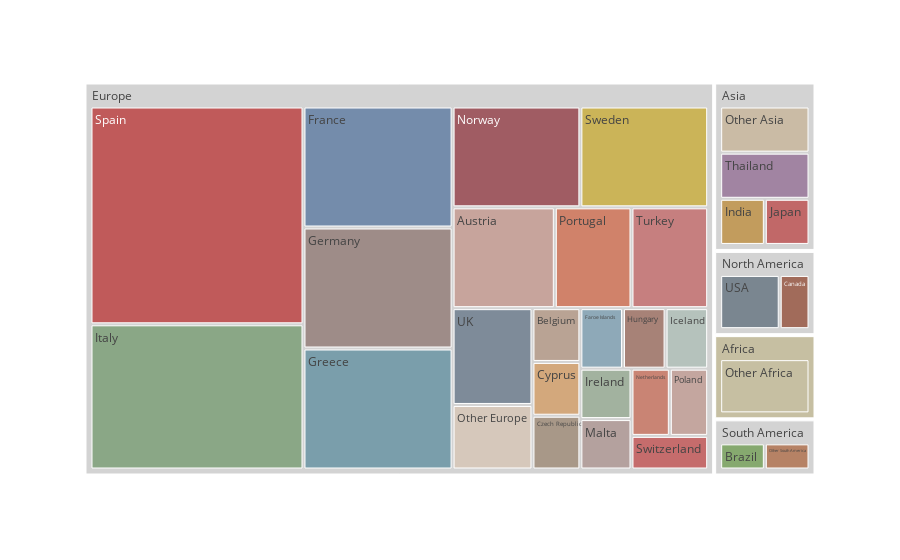

Write notebook code for a chart like this one.
### Code cell
import plotly.express as px

fig = px.treemap(
    data, 
    path=['Continent', 'Country'], 
    values='2023',
    color='Country',
    color_discrete_map=color_discrete_map
)

ids = fig.data[0]['ids']
labels = fig.data[0]['labels']
country_to_value = dict(zip(data['Country'], data['2023']))

# Construct hovertemplate per tile
hovertemplate = []
for label, id_ in zip(labels, ids):
    if '/' in id_:  # country node
        val = country_to_value.get(label, "")
        hovertemplate.append(f"<b>{label}</b><br>Proportion of total vacations: {val}%<extra></extra>")
    else:  # continent or root node
        hovertemplate.append(None)  # disables hover

fig.update_traces(
    hovertemplate=hovertemplate,
)

fig.write_html("../assets_own/destinations_treemap.html")
fig.show()

### MISSING TITLE

### Figure 1 — Plotly figure (JSON) as saved in the notebook; plotly's stock layout.template omitted (floating-point values rounded to 4 significant figures)
{"data": [{"branchvalues": "total", "customdata": [["(?)"], ["(?)"], ["(?)"], ["(?)"], ["Austria"], ["Belgium"], ["Brazil"], ["Canada"], ["Cyprus"], ["Czech Republic"], ["Faroe Islands"], ["France"], ["Germany"], ["Greece"], ["Hungary"], ["Iceland"], ["India"], ["Ireland"], ["Italy"], ["Japan"], ["Malta"], ["Netherlands"], ["Norway"], ["Other Africa"], ["Other Africa"], ["Other Asia"], ["Other Europe"], ["Other South America"], ["Poland"], ["Portugal"], ["Spain"], ["Sweden"], ["Switzerland"], ["Thailand"], ["Turkey"], ["UK"], ["USA"]], "domain": {"x": [0, 1], "y": [0, 1]}, "hovertemplate": [null, null, null, null, "<b>Austria</b><br>Proportion of total vacations: 4%<extra></extra>", "<b>Belgium</b><br>Proportion of total vacations: 1%<extra></extra>", "<b>Brazil</b><br>Proportion of total vacations: 1%<extra></extra>", "<b>Canada</b><br>Proportion of total vacations: 1%<extra></extra>", "<b>Cyprus</b><br>Proportion of total vacations: 1%<extra></extra>", "<b>Czech Republic</b><br>Proportion of total vacations: 1%<extra></extra>", "<b>Faroe Islands</b><br>Proportion of total vacations: 1%<extra></extra>", "<b>France</b><br>Proportion of total vacations: 7%<extra></extra>", "<b>Germany</b><br>Proportion of total vacations: 7%<extra></extra>", "<b>Greece</b><br>Proportion of total vacations: 7%<extra></extra>", "<b>Hungary</b><br>Proportion of total vacations: 1%<extra></extra>", "<b>Iceland</b><br>Proportion of total vacations: 1%<extra></extra>", "<b>India</b><br>Proportion of total vacations: 1%<extra></extra>", "<b>Ireland</b><br>Proportion of total vacations: 1%<extra></extra>", "<b>Italy</b><br>Proportion of total vacations: 12%<extra></extra>", "<b>Japan</b><br>Proportion of total vacations: 1%<extra></extra>", "<b>Malta</b><br>Proportion of total vacations: 1%<extra></extra>", "<b>Netherlands</b><br>Proportion of total vacations: 1%<extra></extra>", "<b>Norway</b><br>Proportion of total vacations: 5%<extra></extra>", null, "<b>Other Africa</b><br>Proportion of total vacations: 3%<extra></extra>", "<b>Other Asia</b><br>Proportion of total vacations: 2%<extra></extra>", "<b>Other Europe</b><br>Proportion of total vacations: 2%<extra></extra>", "<b>Other South America</b><br>Proportion of total vacations: 1%<extra></extra>", "<b>Poland</b><br>Proportion of total vacations: 1%<extra></extra>", "<b>Portugal</b><br>Proportion of total vacations: 3%<extra></extra>", "<b>Spain</b><br>Proportion of total vacations: 18%<extra></extra>", "<b>Sweden</b><br>Proportion of total vacations: 5%<extra></extra>", "<b>Switzerland</b><br>Proportion of total vacations: 1%<extra></extra>", "<b>Thailand</b><br>Proportion of total vacations: 2%<extra></extra>", "<b>Turkey</b><br>Proportion of total vacations: 3%<extra></extra>", "<b>UK</b><br>Proportion of total vacations: 3%<extra></extra>", "<b>USA</b><br>Proportion of total vacations: 2%<extra></extra>"], "ids": ["Asia", "South America", "Europe", "North America", "Europe/Austria", "Europe/Belgium", "South America/Brazil", "North America/Canada", "Europe/Cyprus", "Europe/Czech Republic", "Europe/Faroe Islands", "Europe/France", "Europe/Germany", "Europe/Greece", "Europe/Hungary", "Europe/Iceland", "Asia/India", "Europe/Ireland", "Europe/Italy", "Asia/Japan", "Europe/Malta", "Europe/Netherlands", "Europe/Norway", "Africa", "Africa/Other Africa", "Asia/Other Asia", "Europe/Other Europe", "South America/Other South America", "Europe/Poland", "Europe/Portugal", "Europe/Spain", "Europe/Sweden", "Europe/Switzerland", "Asia/Thailand", "Europe/Turkey", "Europe/UK", "North America/USA"], "labels": ["Asia", "South America", "Europe", "North America", "Austria", "Belgium", "Brazil", "Canada", "Cyprus", "Czech Republic", "Faroe Islands", "France", "Germany", "Greece", "Hungary", "Iceland", "India", "Ireland", "Italy", "Japan", "Malta", "Netherlands", "Norway", "Africa", "Other Africa", "Other Asia", "Other Europe", "Other South America", "Poland", "Portugal", "Spain", "Sweden", "Switzerland", "Thailand", "Turkey", "UK", "USA"], "marker": {"colors": ["lightgrey", "lightgrey", "lightgrey", "lightgrey", "#c7a49c", "#b9a394", "#86a96f", "#a16b5a", "#d3a87c", "#a89888", "#8ea9b8", "#748cab", "#9e8c88", "#7a9eab", "#a78277", "#b5c2bc", "#c29c5d", "#a2b29f", "#8aa786", "#c16868", "#b4a19e", "#c98474", "#a05c63", "#c6bfa2", "#c6bfa2", "#cabba5", "#d6c8bb", "#b68265", "#c4a69f", "#d0826a", "#c05a5a", "#cbb458", "#c56c6c", "#a184a2", "#c67f7f", "#7e8b99", "#7a8690"]}, "name": "", "parents": ["", "", "", "", "Europe", "Europe", "South America", "North America", "Europe", "Europe", "Europe", "Europe", "Europe", "Europe", "Europe", "Europe", "Asia", "Europe", "Europe", "Asia", "Europe", "Europe", "Europe", "", "Africa", "Asia", "Europe", "South America", "Europe", "Europe", "Europe", "Europe", "Europe", "Asia", "Europe", "Europe", "North America"], "type": "treemap", "values": [6.0, 2.0, 87.0, 3.0, 4.0, 1.0, 1.0, 1.0, 1.0, 1.0, 1.0, 7.0, 7.0, 7.0, 1.0, 1.0, 1.0, 1.0, 12.0, 1.0, 1.0, 1.0, 5.0, 3.0, 3.0, 2.0, 2.0, 1.0, 1.0, 3.0, 18.0, 5.0, 1.0, 2.0, 3.0, 3.0, 2.0]}], "layout": {"legend": {"tracegroupgap": 0}, "margin": {"t": 60}}}
